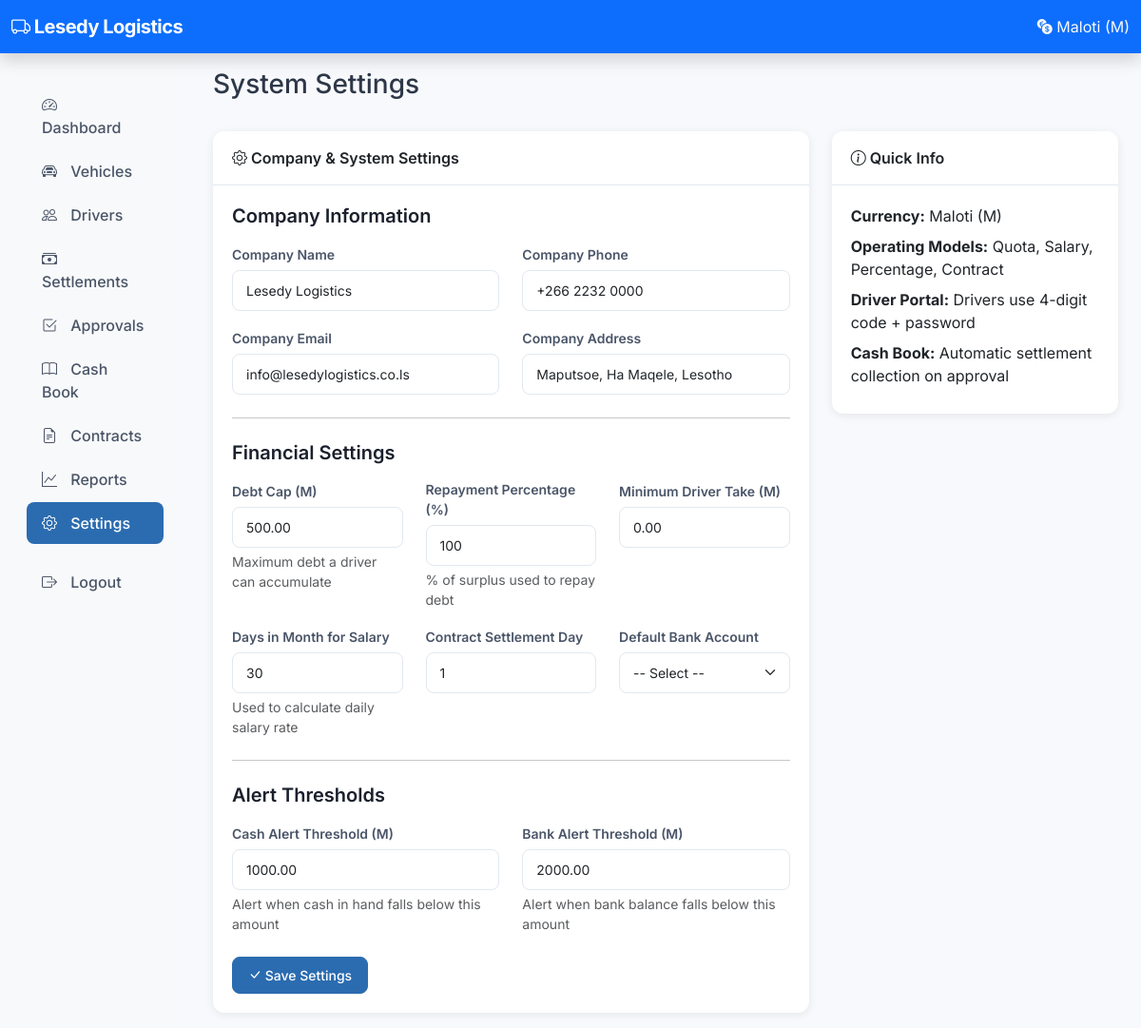
The page /owner/settings/ (signed in) on the database as committed earlier.
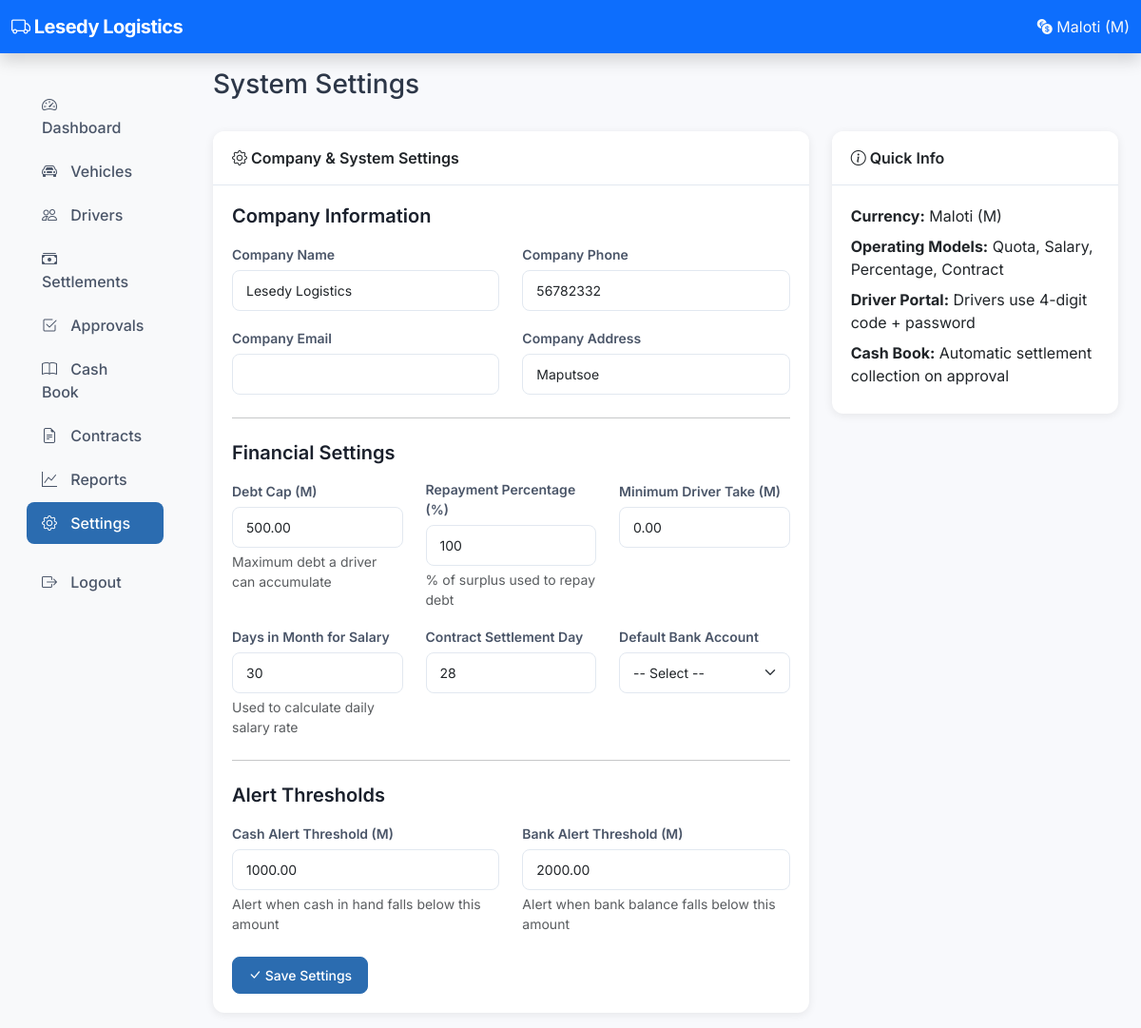
The same page on the database as committed later.
### accounts/models.py (models this page shows, shortened)
class SystemSettings(models.Model):
    debt_cap = models.DecimalField(max_digits=10, decimal_places=2, default=500.00)
    repayment_percentage = models.IntegerField(default=100)
    minimum_driver_take = models.DecimalField(max_digits=10, decimal_places=2, default=0)
    company_name = models.CharField(max_length=200, default='My Transport Fleet')
    company_phone = models.CharField(max_length=20, blank=True)
    company_email = models.EmailField(blank=True)
    company_address = models.TextField(blank=True)
    company_logo = models.ImageField(upload_to='company/', null=True, blank=True)
    days_in_month_for_salary = models.IntegerField(default=30)
    contract_settlement_day = models.IntegerField(default=1,
                                                   help_text="Day of month when contract is settled")
    default_bank_account = models.ForeignKey(
        'cashbook.BankAccount', on_delete=models.SET_NULL, null=True, blank=True
    )
    cash_alert_threshold = models.DecimalField(max_digits=10, decimal_places=2, default=1000.00)
    bank_alert_threshold = models.DecimalField(max_digits=10, decimal_places=2, default=2000.00)
    updated_at = models.DateTimeField(auto_now=True)
    class Meta:
        verbose_name_plural = "System Settings"
    @classmethod
    def get_settings(cls):
        obj, created = cls.objects.get_or_create(id=1)
        return obj

### owner/views.py (the view)
# urls.py: path('settings/', views.settings_view, name='owner_settings'),
@owner_required
def settings_view(request):
    settings = SystemSettings.get_settings()
    return render(request, 'owner/settings.html', {'settings': settings})

### accounts/context_processors.py (called while the page is built)
def pending_approvals(request):
    if request.user.is_authenticated and request.user.is_staff:
        count = DailySettlement.objects.filter(status='submitted').count()
        return {'pending_approvals': count}
    return {}

def system_settings(request):
    try:
        settings = SystemSettings.get_settings()
        return {
            'company_name': settings.company_name,
            'company_phone': settings.company_phone,
            'company_email': settings.company_email,
            'company_address': settings.company_address,
            'company_logo': settings.company_logo,
        }
    except Exception:
        return {
            'company_name': 'Taxi Accounting System',
            'company_phone': '',
            'company_email': '',
            'company_address': '',
            'company_logo': None,
        }

### owner/views.py (called while the page is built)
def is_owner(user):
    return user.is_authenticated and user.is_staff

### templates/owner/settings.html (shortened to what the changed rows need)
{% extends 'base.html' %}
{% load static %}
{% block content %}
<div class="d-flex justify-content-between align-items-center mb-4">
    <h1 class="h3">System Settings</h1>
</div>
<div class="row">
    <div class="col-md-8">
        <div class="card">
            <div class="card-body">
                <form method="post" action="{% url 'owner_settings_update' %}">
                    <div class="row mb-3">
                        <div class="col-md-6">
                            <label class="form-label">Company Name</label>
                            <input type="text" class="form-control" name="company_name" value="{{ settings.company_name }}">
                        </div>
                        <div class="col-md-6">
                            <label class="form-label">Company Phone</label>
                            <input type="text" class="form-control" name="company_phone" value="{{ settings.company_phone }}">
                        </div>
                    </div>
                    <div class="row mb-3">
                        <div class="col-md-6">
                            <label class="form-label">Company Email</label>
                            <input type="email" class="form-control" name="company_email" value="{{ settings.company_email }}">
                        </div>
                        <div class="col-md-6">
                            <label class="form-label">Company Address</label>
                            <input type="text" class="form-control" name="company_address" value="{{ settings.company_address }}">
                        </div>
                    </div>
                    <div class="row mb-3">
                        <div class="col-md-4">
                            <label class="form-label">Debt Cap (M)</label>
                            <input type="number" class="form-control amount-input" name="debt_cap" value="{{ settings.debt_cap }}" step="0.01" min="0">
                            <div class="form-text">Maximum debt a driver can accumulate</div>
                        </div>
                        <div class="col-md-4">
                            <label class="form-label">Repayment Percentage (%)</label>
                            <input type="number" class="form-control" name="repayment_percentage" value="{{ settings.repayment_percentage }}" min="0" max="100">
                            <div class="form-text">% of surplus used to repay debt</div>
                        </div>
                        <div class="col-md-4">
                            <label class="form-label">Minimum Driver Take (M)</label>
                            <input type="number" class="form-control amount-input" name="minimum_driver_take" value="{{ settings.minimum_driver_take }}" step="0.01" min="0">
                        </div>
                    </div>
                    <div class="row mb-3">
                        <div class="col-md-4">
                            <label class="form-label">Days in Month for Salary</label>
                            <input type="number" class="form-control" name="days_in_month_for_salary" value="{{ settings.days_in_month_for_salary }}" min="1" max="31">
                            <div class="form-text">Used to calculate daily salary rate</div>
                        </div>
                        <div class="col-md-4">
                            <label class="form-label">Contract Settlement Day</label>
                            <input type="number" class="form-control" name="contract_settlement_day" value="{{ settings.contract_settlement_day }}" min="1" max="28">
                        </div>
                    </div>
                    <div class="row mb-3">
                        <div class="col-md-6">
                            <label class="form-label">Cash Alert Threshold (M)</label>
                            <input type="number" class="form-control amount-input" name="cash_alert_threshold" value="{{ settings.cash_alert_threshold }}" step="0.01" min="0">
                            <div class="form-text">Alert when cash in hand falls below this amount</div>
                        </div>
                        <div class="col-md-6">
                            <label class="form-label">Bank Alert Threshold (M)</label>
                            <input type="number" class="form-control amount-input" name="bank_alert_threshold" value="{{ settings.bank_alert_threshold }}" step="0.01" min="0">
                            <div class="form-text">Alert when bank balance falls below this amount</div>
                        </div>
                    </div>
                </form>
            </div>
        </div>
    </div>
</div>
{% endblock %}

### templates/base.html (shortened to what the changed rows need)
{% load static %}
<!DOCTYPE html>
<html lang="en">
<head>
    <link href="https://cdn.jsdelivr.net/npm/bootstrap@5.3.0/dist/css/bootstrap.min.css" rel="stylesheet">
    <link rel="stylesheet" href="https://cdn.jsdelivr.net/npm/bootstrap-icons@1.11.0/font/bootstrap-icons.css">
    <link rel="stylesheet" href="{% static 'css/style.css' %}">
</head>
<body>
    <nav class="navbar navbar-dark bg-primary shadow">
        <div class="container-fluid">
            <a class="navbar-brand" href="{% url 'owner_dashboard' %}">
                <i class="bi bi-truck"></i> {{ company_name|default:"Taxi Accounting" }}
            </a>
            <span class="navbar-text text-light">
                <i class="bi bi-currency-exchange"></i> Maloti (M)
            </span>
        </div>
    </nav>
    <div class="container-fluid">
        <div class="row">
            <main class="col-md-9 col-lg-10 px-4 py-3">
                {% block content %}{% endblock %}
            </main>
        </div>
    </div>
</body>
</html>

Rows that differ between the two databases and show on the page:
changed SystemSettings "Lesedy Logistics": company_phone "+266 2232 0000" → "56782332"; company_address "Maputsoe, Ha Maqele, Lesotho" → "Maputsoe"; contract_settlement_day "1" → "28"; company_email "info@lesedylogistics.co.ls" → (not shown)
